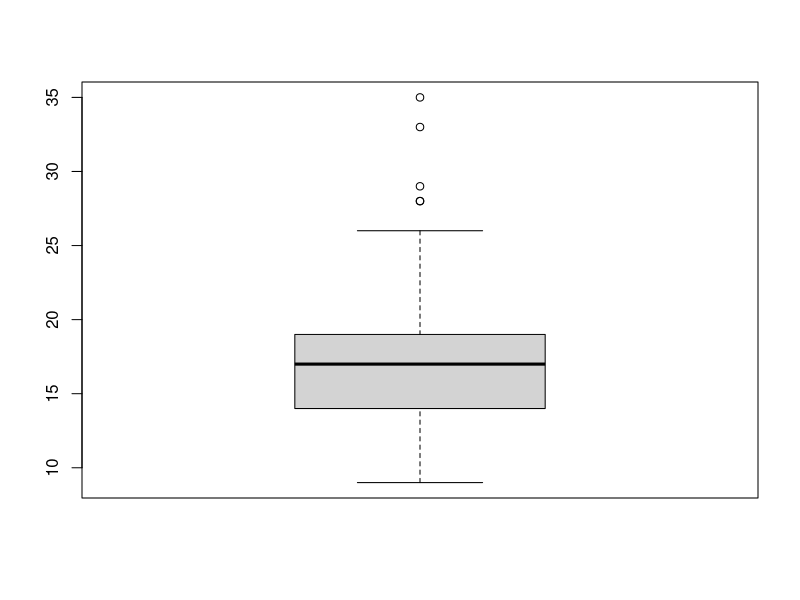
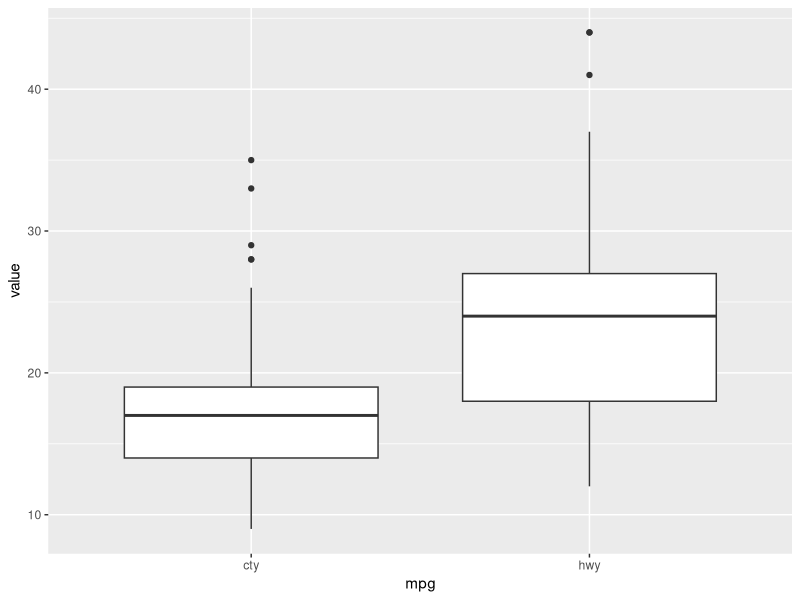

Reproduce these figures in R, in order.
## ---- chunk 1
knitr::opts_chunk$set(echo = TRUE, comment = "#>", cache = FALSE)
library(tidyverse)
library(gridExtra)
set.seed(100)
## ---- chunk 2
boxplot(mpg$cty)
summary(mpg$cty)
## ---- chunk 3
t.test(mpg$cty, alternative = "less", mu = 20, conf.level = 0.99)
## ---- chunk 4
hy.cty <- t.test(mpg$cty, alternative = "less", mu = 20, conf.level = 0.99)

hy.cty
## ---- chunk 5
hy.cty$p.value
hy.cty[[3]]
hy.cty$conf.int
hy.cty[[4]]
hy.cty$estimate
hy.cty[[5]]
## ---- chunk 6
df <- mpg %>%
  select(cty,hwy) %>%
  gather(cty, hwy, key = "mpg", value = "value")

ggplot(df) +
  geom_boxplot(aes(mpg, value))
## ---- chunk 7
var.test(mpg$cty, mpg$hwy, ratio = 1,
         alternative = "two.sided",
         conf.level = 0.90)
## ---- chunk 8
# Paired t-test
t.test(mpg$cty, mpg$hwy,
       alternative = "less",
       mu = 0, paired = TRUE, var.equal = FALSE,
       conf.level = 0.99)

# Welch Two Sample t-test
t.test(mpg$cty, mpg$hwy,
       alternative = "less",
       mu = 0, paired = FALSE, var.equal = FALSE,
       conf.level = 0.99)
## ---- chunk 9
t.test(value ~ mpg, data = df)
